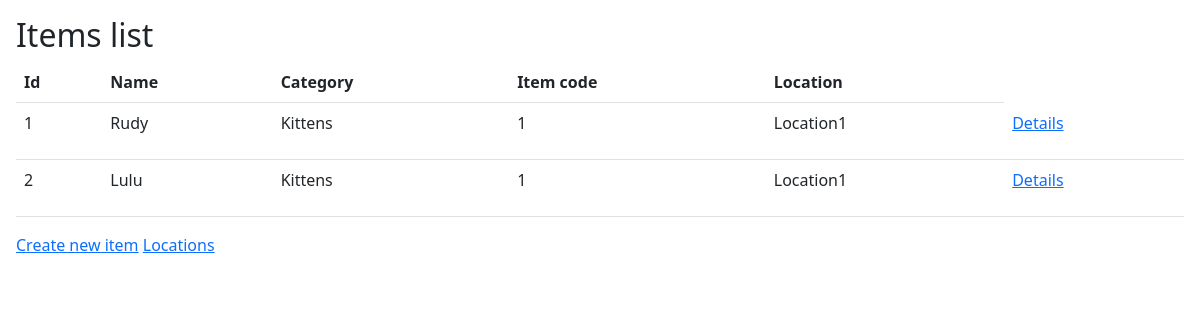
The page / on the database its author committed.
### inventory/models.py (models this page shows, shortened)
class Item(models.Model):
    name = models.CharField(max_length=256)
    item_code = models.IntegerField()
    category = models.CharField(max_length=128, blank=True)
    added_on = models.DateTimeField(auto_now_add=True)
    location = models.ForeignKey(Location, on_delete=models.SET_NULL, blank=True, null=True)

class Location(models.Model):
    name = models.CharField(max_length=128)
    def __str__(self) -> str:
        return self.name

### inventory/views.py (the view)
# urls.py: path('', views.list, name='list'),
def list(request):
    items_list = Item.objects.all()
    context = {'items_list': items_list}
    return render(request, 'inventory/index.html', context)

### inventory/templates/inventory/index.html (shortened to what this page needs)
{% extends 'inventory/base/base.html' %}
{% block body %}
<div>
    <h2> Items list</h2>
    {% if items_list %}
        <table class="table">
            <tr>
                <th>Id</th>
                <th>Name</th>
                <th>Category</th>
                <th>Item code</th>
                <th>Location</th>
            </tr>
            {% for item in items_list %}
            <tr>
                <td><p>{{ item.id }} </p> </td>
                <td><p>{{ item.name }} </p> </td>
                <td><p>{{ item.category }} </p> </td>
                <td><p>{{ item.item_code }} </p> </td>
                <td><p>{{ item.location }} </p> </td>
                <td><a href="{% url 'inventory:detail' item.id %}">Details </a> </td>
            </tr>
            {% endfor %}
        </table>
    {% else %}
        <p> Inventory empty</p>
    {% endif %}
    <a href="{% url 'inventory:create' %}">Create new item</a>
    <a href="{% url 'inventory:location_list' %}">Locations</a>
</div>
{% endblock %}

### rows shown on the page
Item: id "1", name "Rudy", category "Kittens", item_code "1", location "Location1"
Item: id "2", name "Lulu", category "Kittens", item_code "1", location "Location1"
